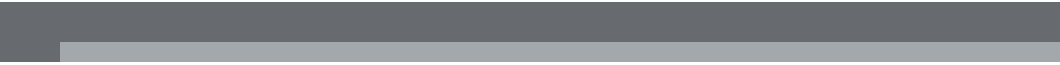
        <widget class="QFrame" name="frame_top">
         <property name="sizePolicy">
          <sizepolicy hsizetype="Preferred" vsizetype="Fixed">
           <horstretch>0</horstretch>
           <verstretch>0</verstretch>
          </sizepolicy>
         </property>
         <property name="minimumSize">
          <size>
           <width>0</width>
           <height>60</height>
          </size>
         </property>
         <property name="maximumSize">
          <size>
           <width>16777215</width>
           <height>65</height>
          </size>
         </property>
         <property name="styleSheet">
          <string notr="true">background-color: transparent;</string>
         </property>
         <property name="frameShape">
          <enum>QFrame::NoFrame</enum>
         </property>
         <property name="frameShadow">
          <enum>QFrame::Raised</enum>
         </property>
         <layout class="QHBoxLayout" name="horizontalLayout_3">
          <property name="spacing">
           <number>0</number>
          </property>
          <property name="leftMargin">
           <number>0</number>
          </property>
          <property name="topMargin">
           <number>0</number>
          </property>
          <property name="rightMargin">
           <number>0</number>
          </property>
          <property name="bottomMargin">
           <number>0</number>
          </property>
          <item>
           <widget class="QFrame" name="frame_toggle">
            <property name="sizePolicy">
             <sizepolicy hsizetype="Minimum" vsizetype="Fixed">
              <horstretch>0</horstretch>
              <verstretch>0</verstretch>
             </sizepolicy>
            </property>
            <property name="minimumSize">
             <size>
              <width>60</width>
              <height>60</height>
             </size>
            </property>
            <property name="maximumSize">
             <size>
              <width>70</width>
              <height>16777215</height>
             </size>
            </property>
            <property name="styleSheet">
             <string notr="true">background-color: rgb(27, 29, 35);</string>
            </property>
            <property name="frameShape">
             <enum>QFrame::NoFrame</enum>
            </property>
            <property name="frameShadow">
             <enum>QFrame::Raised</enum>
            </property>
            <layout class="QVBoxLayout" name="verticalLayout_3">
             <property name="spacing">
              <number>0</number>
             </property>
             <property name="leftMargin">
              <number>0</number>
             </property>
             <property name="topMargin">
              <number>0</number>
             </property>
             <property name="rightMargin">
              <number>0</number>
             </property>
             <property name="bottomMargin">
              <number>0</number>
             </property>
             <item>
              <widget class="QPushButton" name="Btn_Toggle">
               <property name="sizePolicy">
                <sizepolicy hsizetype="Expanding" vsizetype="Fixed">
                 <horstretch>0</horstretch>
                 <verstretch>0</verstretch>
                </sizepolicy>
               </property>
               <property name="minimumSize">
                <size>
                 <width>60</width>
                 <height>60</height>
                </size>
               </property>
               <property name="styleSheet">
                <string notr="true">QPushButton {
	background-position: center;
	background-repeat: no-reperat;
	border: none;
	background-color: #676A6E;
	padding-left: 5px;
}
QPushButton:hover {
	background-color: #676A6E;
}
QPushButton:pressed {	
	background-color: #676A6E;
}
</string>
               </property>
               <property name="text">
                <string/>
               </property>
              </widget>
             </item>
            </layout>
           </widget>
          </item>
          <item>
           <widget class="QFrame" name="frame_top_right">
            <property name="sizePolicy">
             <sizepolicy hsizetype="Preferred" vsizetype="Maximum">
              <horstretch>0</horstretch>
              <verstretch>0</verstretch>
             </sizepolicy>
            </property>
            <property name="minimumSize">
             <size>
              <width>0</width>
              <height>60</height>
             </size>
            </property>
            <property name="styleSheet">
             <string notr="true">background: transparent;</string>
            </property>
            <property name="frameShape">
             <enum>QFrame::NoFrame</enum>
            </property>
            <property name="frameShadow">
             <enum>QFrame::Raised</enum>
            </property>
            <layout class="QVBoxLayout" name="verticalLayout_2">
             <property name="spacing">
              <number>0</number>
             </property>
             <property name="leftMargin">
              <number>0</number>
             </property>
             <property name="topMargin">
              <number>0</number>
             </property>
             <property name="rightMargin">
              <number>0</number>
             </property>
             <property name="bottomMargin">
              <number>0</number>
             </property>
             <item>
              <widget class="QFrame" name="frame_top_btns">
               <property name="sizePolicy">
                <sizepolicy hsizetype="Preferred" vsizetype="Maximum">
                 <horstretch>0</horstretch>
                 <verstretch>0</verstretch>
                </sizepolicy>
               </property>
               <property name="minimumSize">
                <size>
                 <width>0</width>
                 <height>60</height>
                </size>
               </property>
               <property name="maximumSize">
                <size>
                 <width>16777215</width>
                 <height>60</height>
                </size>
               </property>
               <property name="styleSheet">
                <string notr="true">background-color: #676A6E;</string>
               </property>
               <property name="frameShape">
                <enum>QFrame::NoFrame</enum>
               </property>
               <property name="frameShadow">
                <enum>QFrame::Raised</enum>
               </property>
               <layout class="QVBoxLayout" name="verticalLayout_11">
                <property name="leftMargin">
                 <number>0</number>
                </property>
                <property name="topMargin">
                 <number>0</number>
                </property>
                <property name="rightMargin">
                 <number>0</number>
                </property>
                <property name="bottomMargin">
                 <number>0</number>
                </property>
                <item>
                 <widget class="QFrame" name="frame_btns_right">
                  <property name="sizePolicy">
                   <sizepolicy hsizetype="Expanding" vsizetype="Preferred">
                    <horstretch>0</horstretch>
                    <verstretch>0</verstretch>
                   </sizepolicy>
                  </property>
                  <property name="minimumSize">
                   <size>
                    <width>0</width>
                    <height>40</height>
                   </size>
                  </property>
                  <property name="maximumSize">
                   <size>
                    <width>120</width>
                    <height>16777215</height>
                   </size>
                  </property>
                  <property name="frameShape">
                   <enum>QFrame::NoFrame</enum>
                  </property>
                  <property name="frameShadow">
                   <enum>QFrame::Raised</enum>
                  </property>
                  <layout class="QHBoxLayout" name="horizontalLayout_5">
                   <property name="spacing">
                    <number>0</number>
                   </property>
                   <property name="leftMargin">
                    <number>0</number>
                   </property>
                   <property name="topMargin">
                    <number>0</number>
                   </property>
                   <property name="rightMargin">
                    <number>0</number>
                   </property>
                   <property name="bottomMargin">
                    <number>0</number>
                   </property>
                  </layout>
                 </widget>
                </item>
                <item>
                 <widget class="QFrame" name="frame_grip">
                  <property name="enabled">
                   <bool>true</bool>
                  </property>
                  <property name="sizePolicy">
                   <sizepolicy hsizetype="Preferred" vsizetype="Maximum">
                    <horstretch>0</horstretch>
                    <verstretch>0</verstretch>
                   </sizepolicy>
                  </property>
                  <property name="minimumSize">
                   <size>
                    <width>1000</width>
                    <height>20</height>
                   </size>
                  </property>
                  <property name="maximumSize">
                   <size>
                    <width>16777215</width>
                    <height>20</height>
                   </size>
                  </property>
                  <property name="styleSheet">
                   <string notr="true">background-color: #A3A8AD;</string>
                  </property>
                  <property name="frameShape">
                   <enum>QFrame::NoFrame</enum>
                  </property>
                  <property name="frameShadow">
                   <enum>QFrame::Raised</enum>
                  </property>
                 </widget>
                </item>
               </layout>
              </widget>
             </item>
            </layout>
           </widget>
          </item>
         </layout>
        </widget>
